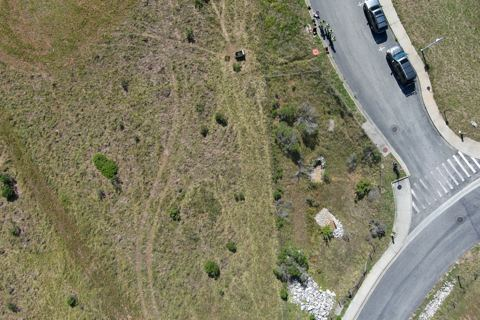
#> input picture docs/flights/coyoteBrush/007.jpg, 480 x 320 px
$ python -i import_skydio.py   (imports and definitions only)
#> lines starting #> are read from the running program, lines starting #| are printed output that depends on the picture
# /// script
# requires-python = ">=3.11"
# dependencies = ["numpy", "pillow", "pyproj"]
# ///
"""Import a Skydio 3D Scan export into static/flights/.

    uv run tools/import_skydio.py data/<scan-dir> [--id my-scan] [--name "..."]

Reads Pix4D_geolocation.csv (lat, lon, alt MSL, omega, phi, kappa), per-photo
XMP (yaw/pitch/roll, capture time), scan_output.pbuf (local camera positions,
used to recover the scan's local frame) and coverage_within_params.gltf (the
vertex-coloured scan mesh). Writes:

    static/flights/<id>.json          same shape as gen_flights.py, plus "mesh"
    static/flights/<id>/NNN.jpg       480x360 thumbnails (full-res stays in data/)
    static/flights/<id>/mesh.glb      scan mesh, local frame (z-up, metres)

"mesh": { file, origin: {lat, lon, alt_msl}, yaw_deg } — the local frame is
gravity-aligned; yaw_deg rotates local +x toward east (fit by Procrustes against
the geotags). The importer registers the flight in static/flights/index.json.
"""
import argparse, base64, json, re, struct, subprocess, sys
from pathlib import Path
import numpy as np
from PIL import Image
from pyproj import Transformer

REPO = Path(__file__).resolve().parent.parent
FLIGHTS = REPO / "static" / "flights"
site = json.loads((REPO / "static/farm/site.json").read_text())
#> (reads docs/farm/site.json from the repository)
CRS = f"+proj=aeqd +lat_0={site['lat']} +lon_0={site['lon']} +datum=WGS84 +units=m +no_defs"
# [1 line that did not run here, left out]
# [1 line that did not run here, left out]

# [20 lines left out: functions raw_xmp, xmp_tags, utc_of, not called in this run]

def thumbnail(src, dst, size=(480, 360)):
    """480x360 JPEG; falls back to the embedded EXIF preview when the main stream is corrupt."""
#> called with src = '../docs/flights/coyoteBrush/007.jpg', dst = 'out.png', size = (480, 360)
    try:
        im = Image.open(src); im.draft("RGB", (im.width // 8, im.height // 8)); im = im.convert("RGB")
#> in thumbnail, im is the input picture: PIL image 480x320 RGB; mean R, G, B 130.2, 126.7, 102.5
    except Exception:
        b = Path(src).read_bytes(); starts = [m.start() for m in re.finditer(b"\xff\xd8\xff", b)]
        im = None
        for s0 in starts[1:]:
            try:
                import io; im = Image.open(io.BytesIO(b[s0:])); im.load(); im = im.convert("RGB"); break
            except Exception: im = None
        if im is None: im = Image.new("RGB", size, (40, 44, 56))
        print(f"  ! {Path(src).name}: corrupt JPEG, using embedded preview" if starts[1:] else f"  ! {Path(src).name}: corrupt, placeholder")
    im.resize(size).save(dst, quality=78)
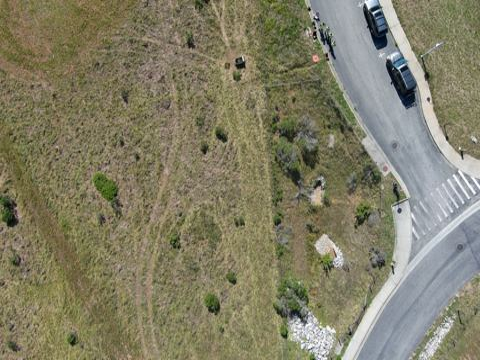
#> saved as out.png: PIL image 480x360 RGB; mean R, G, B 130.2, 126.7, 102.5

# [89 lines left out: functions gltf_to_glb, main, not called in this run]

# [2 lines not run here, left out]

>>> result = thumbnail('../docs/flights/coyoteBrush/007.jpg', 'out.png')
